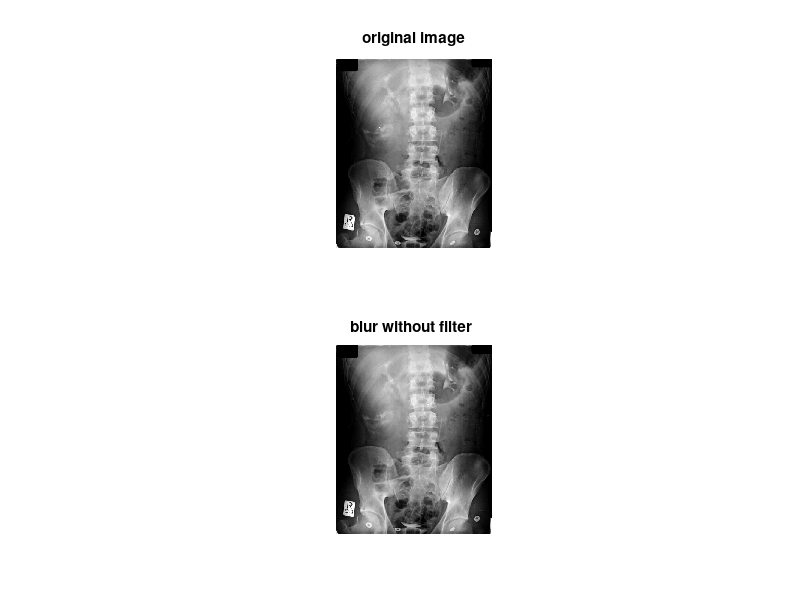
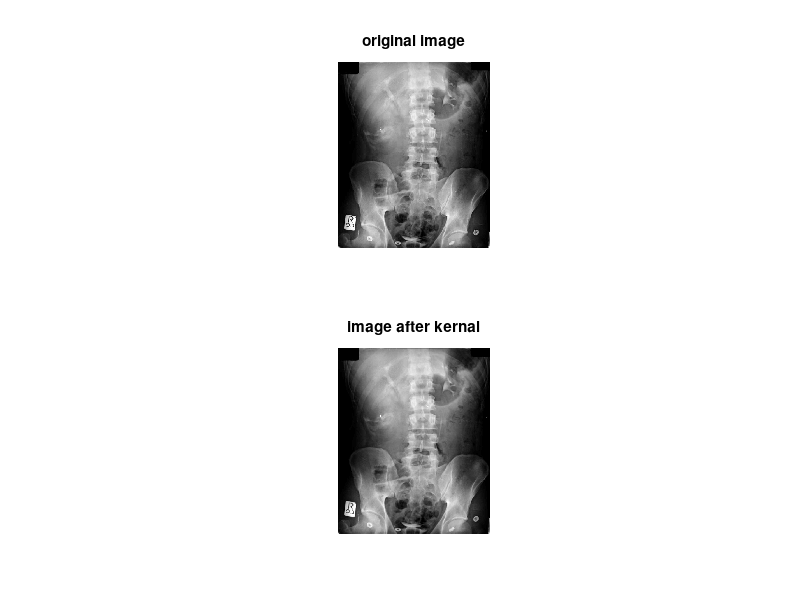

Reproduce these figures in MATLAB, in order.
clc
clear 
close all
image= csvread('ab_mid.csv');
[M, N] = size(image);
blur = image;
figure(1)
subplot(2,1,1)
imshow(image);
title('original image')
subplot(2,1,2)
imshow(blur)
title('blur without filter ')
r = 3;
I = ones(r);
% If I is a 3x3 array, then what is the size of the array subset to 
% perform elementwise multiplication?

% need the same size of array , we select the image size 3*3 and perfrom 
% the operation on 

% 2. Applying the kernel is similar to taking moving average on each point,
% only this time the average is taken
% in two dimensions. How can you take the average of all the points in
% a 2D array?

% % for the 2D average we need to two loop in form of nested and need to
% for applying kernal we need to append the image with zeros

% 3. The mean-product of kernel with the array subset is stored to the
% corresponding location of the blur
% matrix. Would the elements of blur bordering the edges be different or
% the same as the ones in image?

%different , it only same if all the value is contant then filter give the
%same result 

% 4. Why would i for the max value get assigned to Y and j to X?
% getting the location of  kidny 
% initialize X, Y and max to zero
% Run FOR-loops over the image
row=M;
col=N;
hl=1;
vl=1;
blur=im2double(blur);
y=0*blur;
x_pad=zeros(row+2*vl,col+2*hl); %Padded Matrix (hl increase col)
x_pad(1+vl:row+vl,1+hl:col+hl)=blur(:,:);  
for i=1+vl:row+vl     %Going through rows
    for j=1+hl:col+hl     %Going through values one by one
        y(i-vl,j-hl)=sum(x_pad(i,j-hl:j+hl))+sum(x_pad(i-vl:i+vl,j));
         %Summing Values around current entry according 2 vl and hl
        y(i-vl,j-hl)=y(i-vl,j-hl)-x_pad(i,j);%Current Values gets added
        %twice. Once in row and once in Col
    end
end
max_=max(max(y));
[X,Y]=find(y==max_);
y=y/(2*hl+2*vl+1);
y=im2uint8(y);
% Print location of kidney. Will you use %d, %s or %f to print the
% indices?
fprintf('Located stone at (%d,%d) \n',X,Y);
figure(2)
subplot(2,1,1)
imshow(image);
title('original image')
subplot(2,1,2)
imshow(y)
title('image after kernal')
